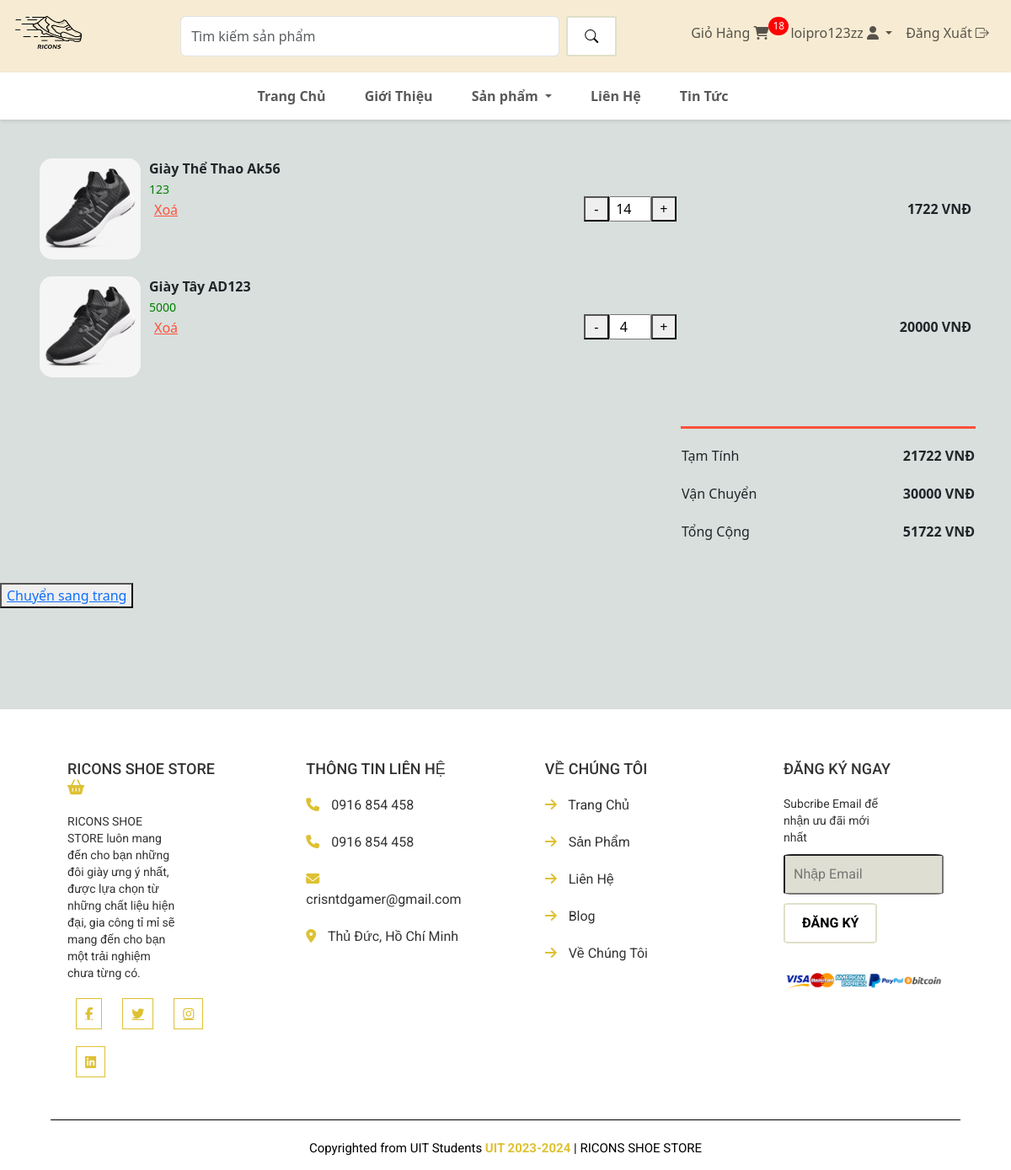
The page /cart/ (signed in) on the database as committed earlier.
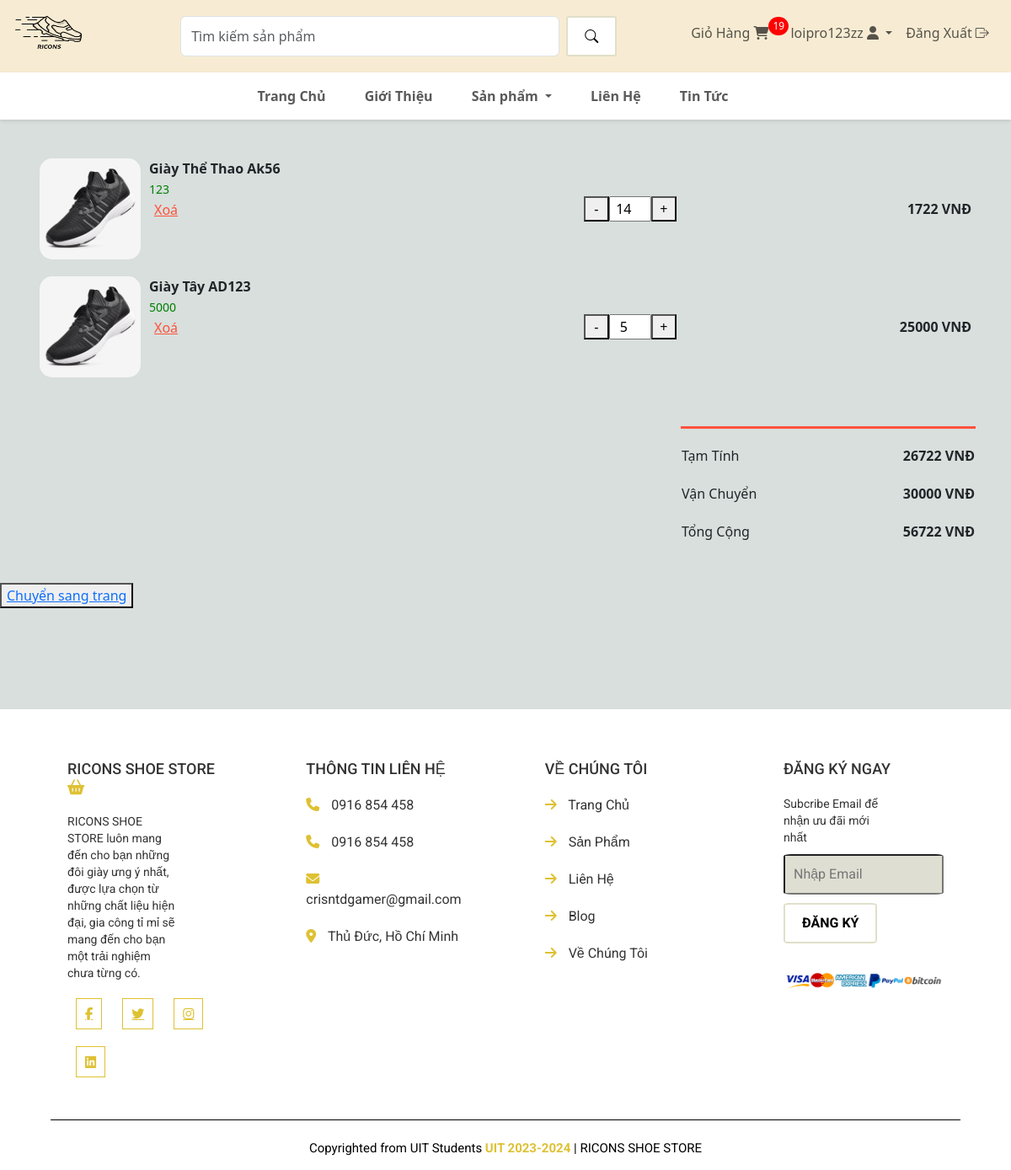
The same page on the database as committed later.
### app/models.py (models this page shows, shortened)
class MucGioHang(models.Model):
    san_pham = models.ForeignKey(SanPham, on_delete=models.SET_NULL, blank=True, null=True)
    gio_hang = models.ForeignKey(GioHang, on_delete=models.SET_NULL, blank=True, null=True)
    so_luong = models.IntegerField(default=0, null=True, blank=True)
    ngay_them = models.DateTimeField(auto_now_add=True)
    def tinh_tong_gia_cua_tung_muc(self):
        if self.san_pham.gia_km:
            tong_gia = self.san_pham.gia_km * self.so_luong
        else:
            tong_gia = self.san_pham.gia * self.so_luong
        return tong_gia

class SanPham(models.Model):
    the_loai = models.ForeignKey(TheLoai, on_delete=models.CASCADE, default=1)
    ten = models.CharField(max_length=300, null=True, blank=False)
    gia = models.IntegerField(blank=False)
    hinh = models.ImageField(null=True, blank=True)
    khuyen_mai = models.BooleanField(default=False)
    gia_km = models.IntegerField(blank=True, null=True)
    mo_ta = models.CharField(max_length=500, default='', blank=True)

### app/views.py (the view)
# urls.py: path('cart/', views.cart, name='cart'),
def cart(request):
    theloai_list = TheLoai.objects.all()
    gio_hang = GioHang.objects.filter(khach_hang=request.user, hoan_thanh=False).first()
    gia_tri_gio_hang = 0
    if gio_hang:
        muc_gio_hang = MucGioHang.objects.filter(gio_hang=gio_hang)
        for muc in muc_gio_hang:
            muc.tong_gia_cua_tung_muc = muc.tinh_tong_gia_cua_tung_muc()
            gia_tri_gio_hang += muc.tong_gia_cua_tung_muc
    else:
        muc_gio_hang = None
    context = {'muc_gio_hang' : muc_gio_hang,
               'theloai_list' : theloai_list,
               'gia_tri_gio_hang' : gia_tri_gio_hang}
    return render(request, 'app/cart.html', context)

### app/context_processors.py (called while the page is built)
def tong_san_pham_trong_gio_hang(request):
    return {
        'tong_san_pham_trong_gio_hang': lay_so_luong_san_pham_trong_gio_hang(request.user)
    }

### app/views.py (called while the page is built)
def lay_so_luong_san_pham_trong_gio_hang(user):
    if user.is_authenticated:
        gio_hang = GioHang.objects.filter(khach_hang=user, hoan_thanh=False).first()
        if gio_hang:
            muc_gio_hang = MucGioHang.objects.filter(gio_hang=gio_hang)
            tong_san_pham = 0
            for muc in muc_gio_hang:
                tong_san_pham += muc.so_luong
            return tong_san_pham
    return 0

### app/templates/app/cart.html (shortened to what this page needs)
{% extends 'app/base.html' %}
{% block cart %}
<section id="cart" class="container my-5" style="padding-top: 130px;">
    <table>
        {% if muc_gio_hang %}
        {% for muc in muc_gio_hang %}
        <tr>
            <td>
                <div class="cart-info">
                    <img src="{{muc.san_pham.hinh.url}}" alt="">
                    <div>
                        <p>{{muc.san_pham.ten}}</p>
                        <small>
                            {% if muc.san_pham.khuyen_mai == True %}
                            {{muc.san_pham.gia_km}}
                            {% else %}
                            {{muc.san_pham.gia}}
                            {% endif %}
                        </small><br>
                        <button class="link-button delete-item" data-mucid="{{muc.id}}">Xoá</button>
                    </div>
                </div>
            </td>
            <td>
                <div class="quantity">
                    <button class="minus">-</button>
                    <input type="number" value="{{muc.so_luong}}" min="1" style="width: 50px;">
                    <button class="plus">+</button>
                </div>
            </td>
            <td class="price">
                {{muc.tong_gia_cua_tung_muc}} VNĐ
            </td>
        </tr>
        {% endfor %}
        {% else %}
        <tr>
            <td colspan="3" style="text-align: center; vertical-align: middle; padding: 50px;">
                <h5>Giỏ Hàng của bạn hiện tại đang trống</h5>
            </td>
        </tr>
        {% endif %}
    </table>
</section>
<div class="total-price container my-5">
    <table>
        {% if gia_tri_gio_hang != 0 %}
        <tr>
            <td>Tạm Tính</td>
            <td class="price">{{gia_tri_gio_hang}} VNĐ</td>
        </tr>
        <tr>
            <td>Vận Chuyển</td>
            <td class="price">30000 VNĐ</td>
        </tr>
        <tr>
            <td>Tổng Cộng</td>
            <td class="price">{{gia_tri_gio_hang|add:30000}} VNĐ</td>
        </tr>
        {% endif %}
    </table>
</div>
<div>
    <button><a href="{% url 'checkout' %}">Chuyển sang trang</a></button>
</div>
{% endblock cart %}

### app/templates/app/base.html (shortened to what the changed rows need)
{% load static %}
<!DOCTYPE html>
<html lang="en">
<head>
    <link href="https://cdn.jsdelivr.net/npm/bootstrap@5.3.3/dist/css/bootstrap.min.css" rel="stylesheet">
    <link rel="stylesheet" href="{% static 'app/style.css' %}">
    <link rel="stylesheet" href="https://cdn.jsdelivr.net/npm/bootstrap-icons@1.11.3/font/bootstrap-icons.min.css">
    <link rel="stylesheet" href="https://cdnjs.cloudflare.com/ajax/libs/font-awesome/6.5.2/css/all.min.css">
</head>
<body>
    <div class="container-fluid sticky-top">
        <nav class="navbar navbar-expand-lg justify-content-center" style="background-color: #f7ecd3;">
            <ul class="navbar-nav">
                <li class="nav-item" style="margin-right: 10px;">
                    <a class="nav-link" href="{% url 'cart' %}">
                        Giỏ Hàng
                        <span class="cart-icon">
                            <i class="fa-solid fa-cart-shopping"></i>
                        </span>
                        <span class="cart-count">{{ tong_san_pham_trong_gio_hang }}</span>
                    </a>
                </li>
            </ul>
        </nav>
    </div>
    {% block cart %} {% endblock cart %}
</body>
</html>

Rows that differ between the two databases and show on the page:
changed MucGioHang "Giày Tây AD123": so_luong "4" → "5"; tong_gia_cua_tung_muc "20000" → "25000"
Other text that changed with them:
{{ tong_san_pham_trong_gio_hang }}: "18" → "19"
{{ gia_tri_gio_hang }}: "21722" → "26722"
{{ gia_tri_gio_hang|add:30000 }}: "51722" → "56722"
